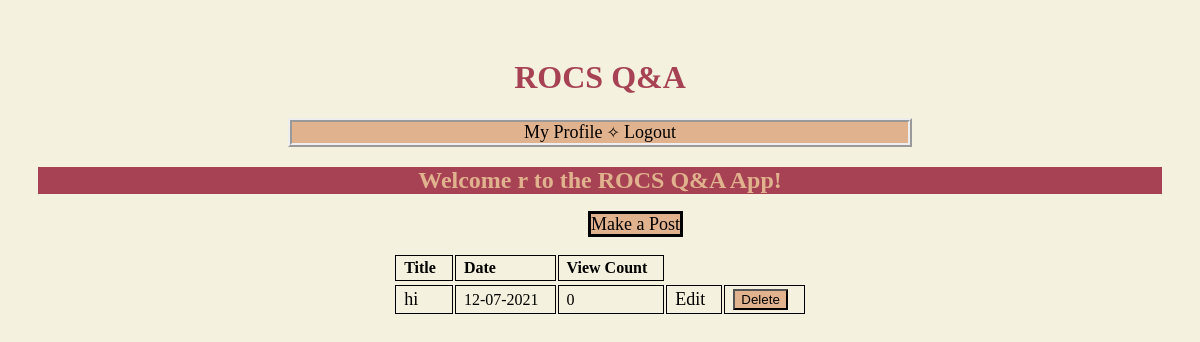
Screenshot of /home (signed in) with the database file from the repository.
### models.py (models this page shows, shortened)
class Question(db.Model):
    question_id = db.Column("question_id", db.Integer, primary_key=True)
    title = db.Column("title", db.String(200))
    text = db.Column("text", db.String(600))
    posted_date = db.Column("posted_date", db.String(50))
    user_id = db.Column(db.Integer, db.ForeignKey("user.user_id"), nullable=False)
    replies = db.relationship("Reply", backref="question", cascade="all, delete-orphan", lazy=True)
    view_count = db.Column("view_count", db.Integer, default=0)
    num_likes = db.Column("Upvotes", db.Integer, db.ForeignKey("user.user_id"), db.ForeignKey("question.question_id"), default=0)
    pinned = db.Column("pinned", db.Boolean)

### flask_app.py (the view)
@app.route('/')
@app.route('/home')
def index():
    if session.get('user'):
        my_questions = db.session.query(Question).all()
        return render_template('home.html', post=my_questions, user=session['user'], userID=session['user_id'])
    else:
        return redirect(url_for('login'))

### templates/home.html (shortened to what this page needs)
<!DOCTYPE html>
<html lang="en">
    <head>
        <link rel="stylesheet" href="{{ url_for('static', filename='main.css') }}">
    </head>
    <body>
        <h1>ROCS Q&A</h1>
        {% if user %}
                <nav>
                    <a href="{{ url_for('get_profile') }}">My Profile</a> &#10023; <a href="{{ url_for('logout') }}">Logout</a>
                </nav>
        {% else %}
                <nav>
                    <a href="{{ url_for('login') }}">Sign In</a>
                    <a href="{{ url_for('register') }}">Register</a>
                </nav>
        {% endif %}
        <h2 id="welcome">Welcome {{user}} to the ROCS Q&A App!</h2>
        <a href="{{ url_for('new_post') }}" id="newpost">Make a Post</a>
        <br>
        <br>
        <table>
            <tr>
                <th>Title</th>
                <th>Date</th>
                <th>View Count</th>
            </tr>
        {% for question in post %}
        <tr>
        {% if not question.pinned %}
        <td><a href="{{ url_for('get_question', question_id=question.question_id) }}">{{ question.title }}</a></td>
        <td>{{ question.posted_date }}</td>
        <td>{{ question.view_count }}</td>
            {% if question.user_id == userID %}
            <td><a href="{{ url_for('edit_post', question_id=question.question_id) }}">Edit</a></td>
            <td>
                <form action="{{ url_for('delete_post', question_id=question.question_id) }}" method="post">
                    <input type="submit" value="Delete">
                </form>
            </td>
            {%  endif  %}
        {% endif %}
        </tr>
        {% endfor %}
        </table>
    </body>
</html>

### static/main.css (style rules this page uses)
body { padding: 30px 30px; background: #f4f1de; }
h1 { text-align: center; color: #a64253; }
h2 { color: #e1b28e; background: #a64253; }
input[type="submit" i] { display: block; margin-left: auto; margin-right: auto; background: #e1b28e; }
a { text-decoration: none; color: #000000; font-size: large; }
nav { text-align: center; background: #e1b28e; margin-left: 250px; margin-right: 250px; border: ridge; border-width: 4px; }
#welcome { text-align: center; }
th, td { border: 1px solid black; padding: 0.2em 1em 0.2em 0.5em; text-align: left; vertical-align: middle; }
table { margin: auto; }
#newpost { border: solid; background: #e1b28e; margin-left: 550px; }

### rows the page displays
Question: title "hi", posted_date "12-07-2021", view_count "0"

### other values shown
{{ user }} "r"
